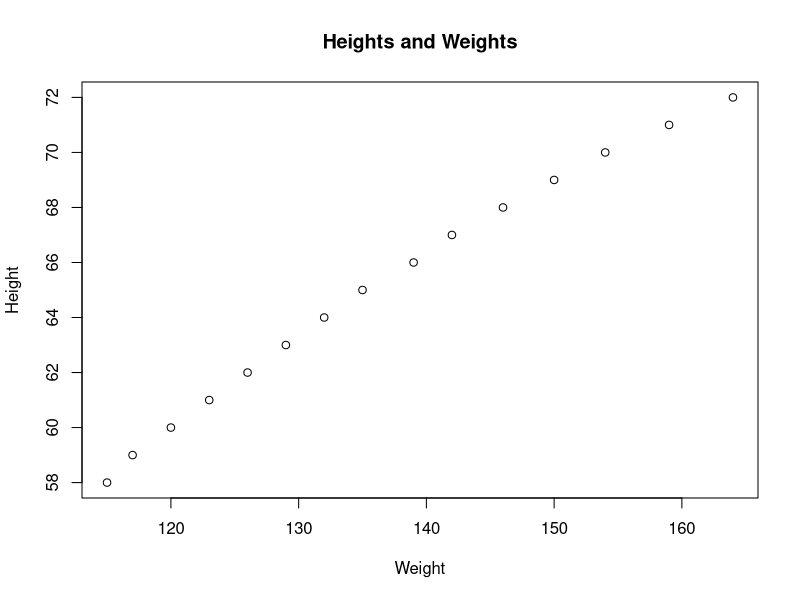
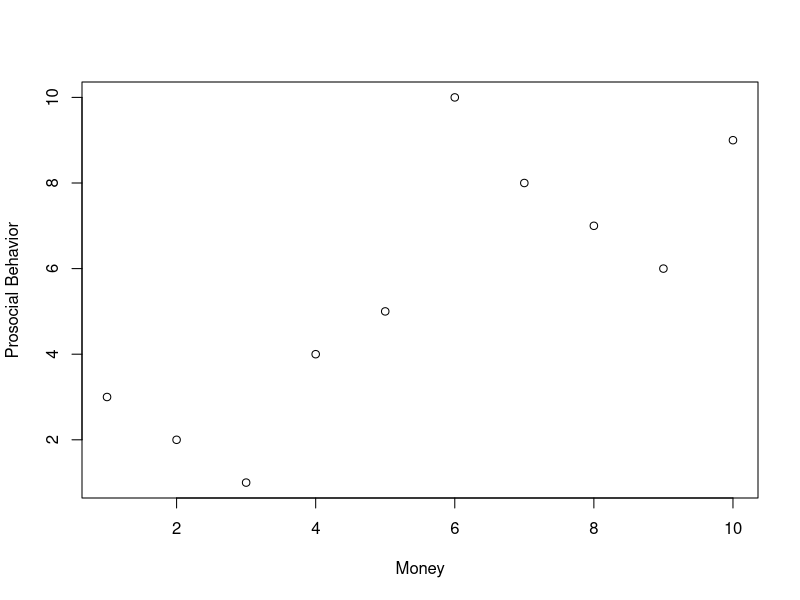
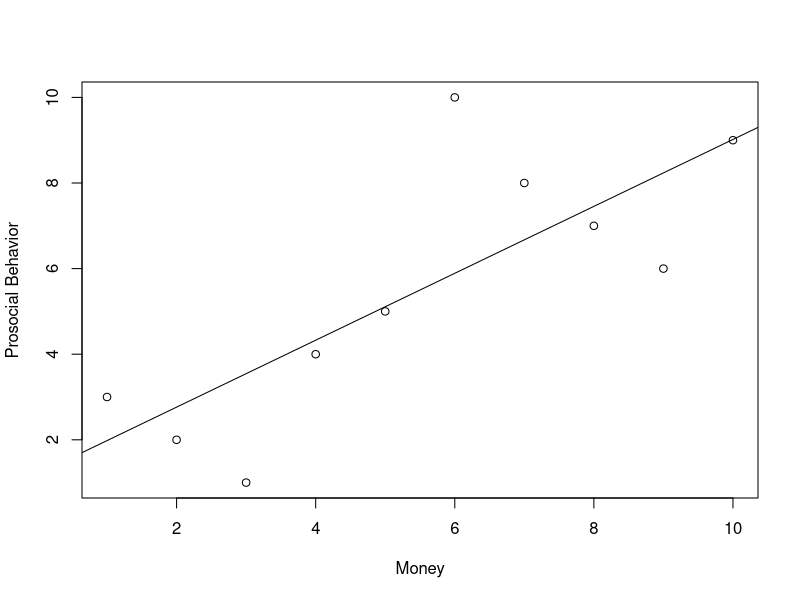
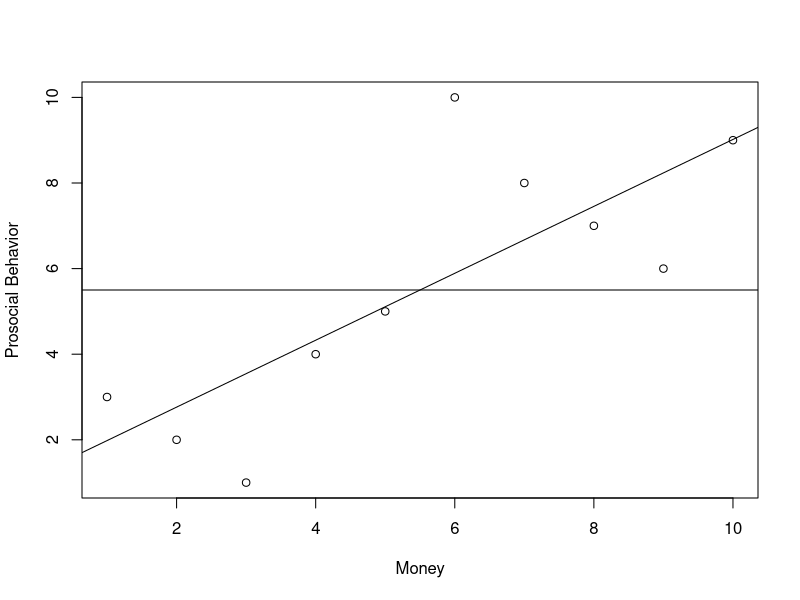
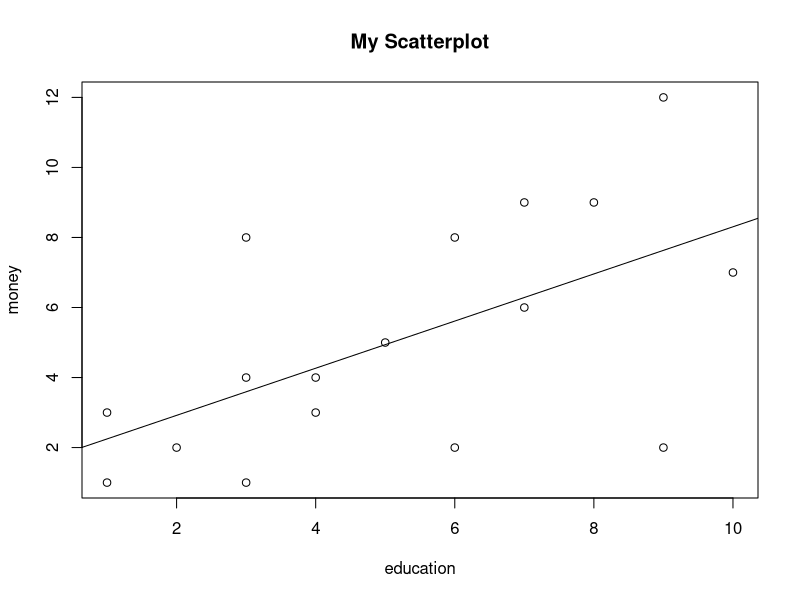

R code for these plots, in order:
## ---- chunk 1
plot(women$weight,women$height,main="Heights and Weights",xlab="Weight",ylab="Height")
## ---- chunk 2
cor(women$height,women$weight)
## ---- chunk 3
y1 <- c(1, 2, 3, 4, 5, 6, 7, 8, 9, 10)
y2 <- c(2, 3, 4, 5, 6, 7, 8, 9, 10, 11)
y <- c(3, 2, 1, 4, 5, 10, 8, 7, 6, 9)
sum((y1-y)^2)
sum((y2-y)^2)
## ---- chunk 4
money <- c(1,2,3,4,5,6,7,8,9,10)
prosocial <- c(3, 2, 1, 4, 5, 10, 8, 7, 6,9)
lm(prosocial~money)
## ---- chunk 5
plot(money, prosocial, xlab = "Money", ylab = "Prosocial Behavior")
## ---- chunk 6
plot(money, prosocial, xlab = "Money", ylab = "Prosocial Behavior")
line <- lm(prosocial ~ money)
abline(line)
## ---- chunk 7
plot(money, prosocial, xlab = "Money", ylab = "Prosocial Behavior")
abline(mean(prosocial),0)
abline(line)
## ---- chunk 8
r<-(cor(money,prosocial))^2
r
## ---- chunk 9
money <- c(4, 3, 2, 2, 8, 1, 1, 2, 3, 4, 5, 6, 7, 9, 9, 8, 12)
education <- c(3, 4, 6, 9, 3, 3, 1, 2, 1, 4, 5, 7, 10, 8, 7, 6, 9)
r<-cor(money,education)
r
line<-lm(money~education)
line
plot(education,money,main="My Scatterplot")
abline(line)
